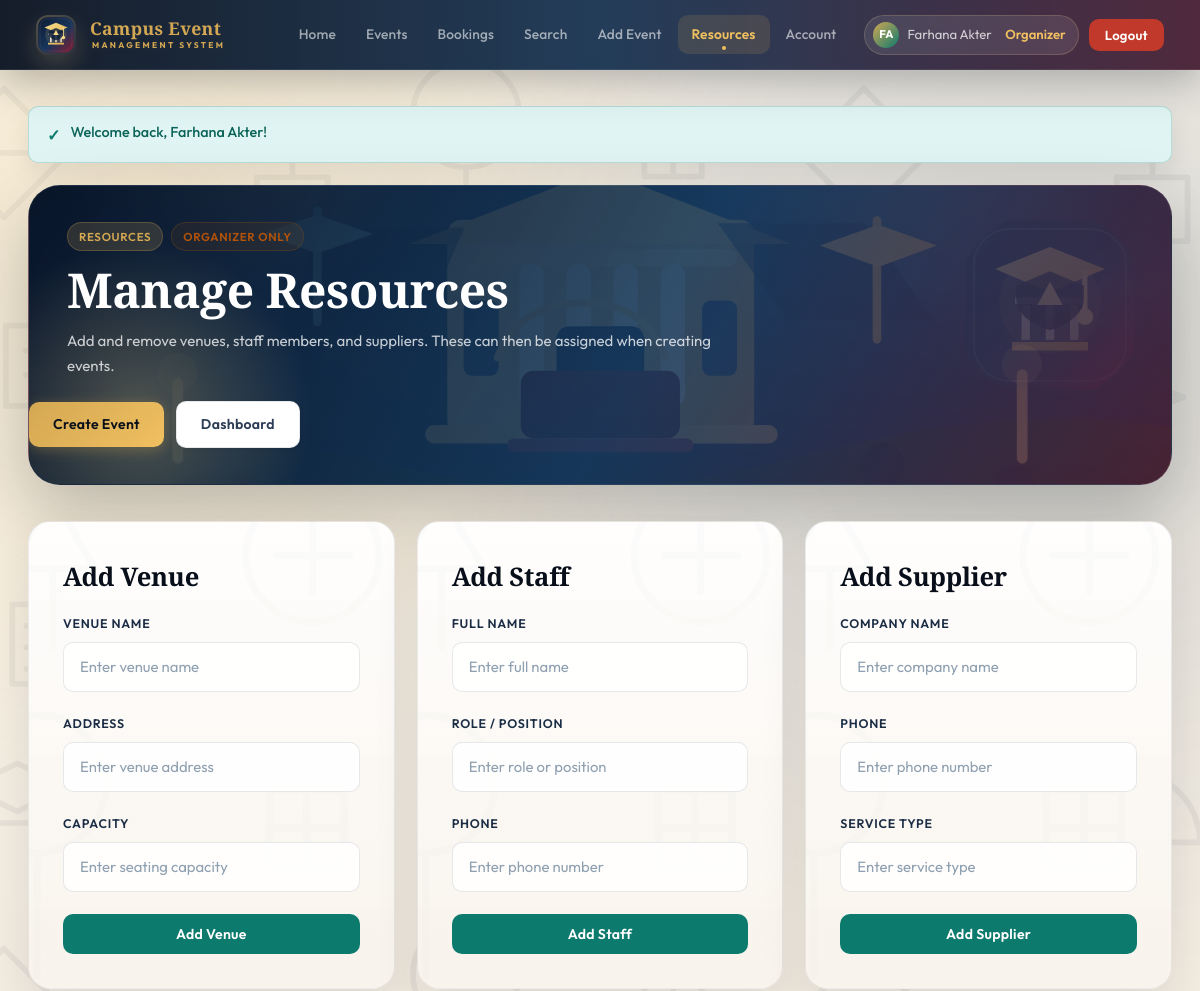
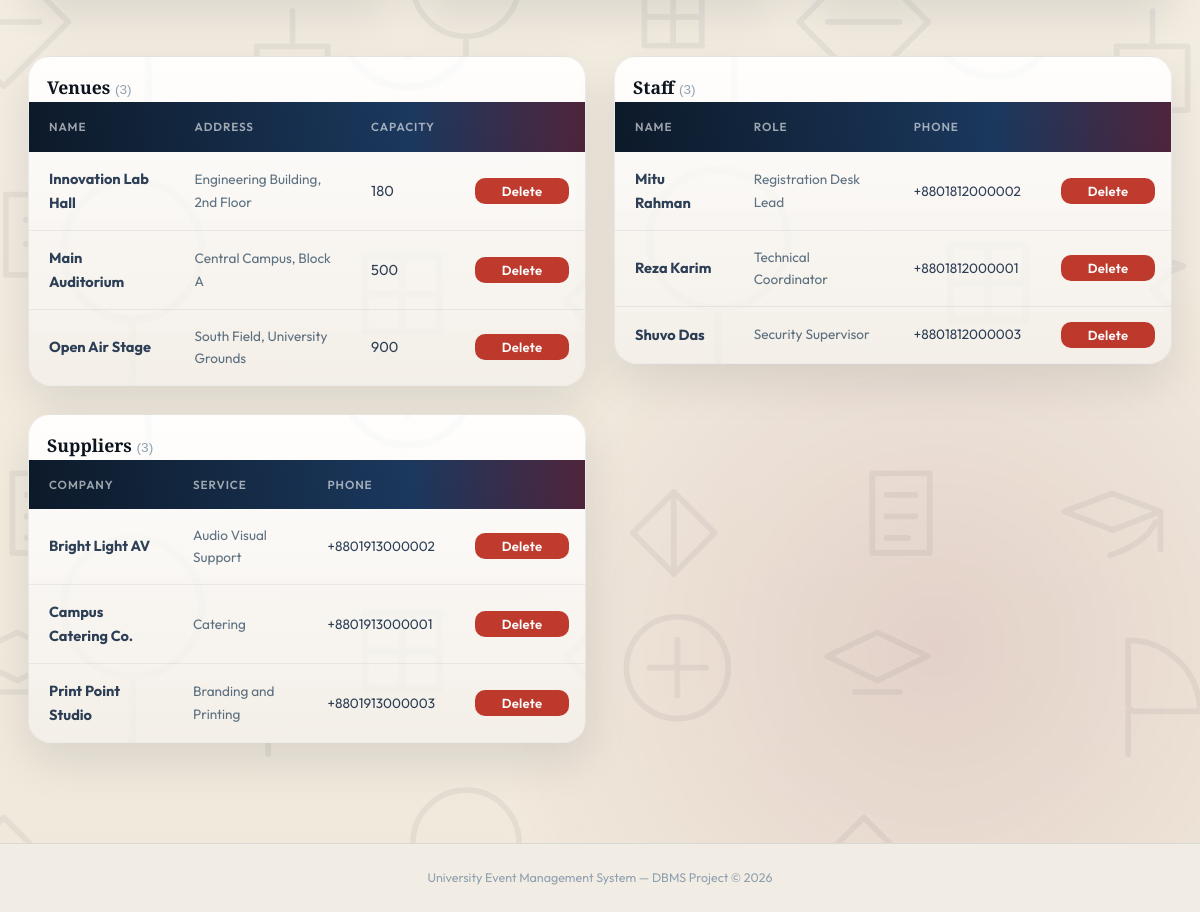
Page /manage_resources.php (signed in) on the committed database (2 pictures, top to bottom).
### tables this page shows
CREATE TABLE venues (
    venue_id INT AUTO_INCREMENT PRIMARY KEY,
    venue_name VARCHAR(120) NOT NULL,
    address VARCHAR(255) NOT NULL,
    capacity INT NOT NULL
);

CREATE TABLE staff (
    staff_id INT AUTO_INCREMENT PRIMARY KEY,
    name VARCHAR(100) NOT NULL,
    role VARCHAR(100) NOT NULL,
    phone VARCHAR(20) NOT NULL
);

CREATE TABLE suppliers (
    supplier_id INT AUTO_INCREMENT PRIMARY KEY,
    name VARCHAR(100) NOT NULL,
    phone VARCHAR(20) NOT NULL,
    service_type VARCHAR(120) NOT NULL
);

### config.php (called while the page is built, shortened)
<?php
function h($value)
{
    return htmlspecialchars((string) $value, ENT_QUOTES, 'UTF-8');
}

### manage_resources.php (the view, shortened to what this page needs)
<?php
require_once __DIR__ . '/partials.php';
$venues       = $conn->query('SELECT * FROM venues   ORDER BY venue_name ASC');
$staffMembers = $conn->query('SELECT * FROM staff    ORDER BY name ASC');
$suppliers    = $conn->query('SELECT * FROM suppliers ORDER BY name ASC');
?>
<section class="hero">
    <div class="pill-row">
        <span class="badge">Resources</span>
        <span class="badge warning">Organizer Only</span>
    </div>
    <h1>Manage Resources</h1>
    <p>Add and remove venues, staff members, and suppliers. These can then be assigned when creating events.</p>
    <div class="action-row">
        <a class="btn btn-gold" href="add_event.php">Create Event</a>
        <a class="btn btn-light" href="index.php">Dashboard</a>
    </div>
</section>
<div class="section-grid" style="grid-template-columns:repeat(auto-fit,minmax(280px,1fr));margin-bottom:32px;">
    <div class="panel">
        <h2 style="margin-bottom:16px;">Add Venue</h2>
        <form method="POST" class="stack">
            <div class="input-group">
                <label for="venue_name">Venue Name</label>
                <input id="venue_name" type="text" name="venue_name" placeholder="Enter venue name" required>
            </div>
            <div class="input-group">
                <label for="address">Address</label>
                <input id="address" type="text" name="address" placeholder="Enter venue address" required>
            </div>
            <div class="input-group">
                <label for="capacity">Capacity</label>
                <input id="capacity" type="number" name="capacity" min="1" placeholder="Enter seating capacity" required>
            </div>
            <button type="submit" class="btn btn-secondary">Add Venue</button>
        </form>
    </div>
    <div class="panel">
        <h2 style="margin-bottom:16px;">Add Staff</h2>
        <form method="POST" class="stack">
            <div class="input-group">
                <label for="staff_name">Full Name</label>
                <input id="staff_name" type="text" name="name" placeholder="Enter full name" required>
            </div>
            <div class="input-group">
                <label for="role_name">Role / Position</label>
                <input id="role_name" type="text" name="role_name" placeholder="Enter role or position" required>
            </div>
            <div class="input-group">
                <label for="staff_phone">Phone</label>
                <input id="staff_phone" type="text" name="phone" placeholder="Enter phone number" required>
            </div>
            <button type="submit" class="btn btn-secondary">Add Staff</button>
        </form>
    </div>
    <div class="panel">
        <h2 style="margin-bottom:16px;">Add Supplier</h2>
        <form method="POST" class="stack">
            <div class="input-group">
                <label for="supplier_name">Company Name</label>
                <input id="supplier_name" type="text" name="name" placeholder="Enter company name" required>
            </div>
            <div class="input-group">
                <label for="supplier_phone">Phone</label>
                <input id="supplier_phone" type="text" name="phone" placeholder="Enter phone number" required>
            </div>
            <div class="input-group">
                <label for="service_type">Service Type</label>
                <input id="service_type" type="text" name="service_type" placeholder="Enter service type" required>
            </div>
            <button type="submit" class="btn btn-secondary">Add Supplier</button>
        </form>
    </div>
</div>
<div class="resource-records">
    <div class="table-wrap resource-card">
        <div style="padding:16px 18px 0;display:flex;justify-content:space-between;align-items:center;">
            <h3>Venues <span style="font-family:'DM Sans',sans-serif;font-size:0.85rem;font-weight:400;color:var(--text-soft);">(<?php echo $venues->num_rows; ?>)</span></h3>
        </div>
        <table class="resource-table">
            <thead><tr><th>Name</th><th>Address</th><th>Capacity</th><th></th></tr></thead>
            <tbody>
            <?php if ($venues->num_rows > 0): while ($v = $venues->fetch_assoc()): ?>
            <tr>
                <td><strong><?php echo h($v['venue_name']); ?></strong></td>
                <td style="font-size:0.85rem;color:var(--text-muted);"><?php echo h($v['address']); ?></td>
                <td><?php echo h((string)$v['capacity']); ?></td>
                <td>
                    <form method="POST" class="inline-form" onsubmit="return confirm('Delete this venue?');">
                        <button type="submit" class="btn btn-danger" style="padding:5px 12px;font-size:0.82rem;">Delete</button>
                    </form>
                </td>
            </tr>
            <?php endwhile; else: ?>
            <tr><td colspan="4" style="text-align:center;color:var(--text-soft);padding:24px;">No venues yet</td></tr>
            <?php endif; ?>
            </tbody>
        </table>
    </div>
    <div class="table-wrap resource-card">
        <div style="padding:16px 18px 0;">
            <h3>Staff <span style="font-family:'DM Sans',sans-serif;font-size:0.85rem;font-weight:400;color:var(--text-soft);">(<?php echo $staffMembers->num_rows; ?>)</span></h3>
        </div>
        <table class="resource-table">
            <thead><tr><th>Name</th><th>Role</th><th>Phone</th><th></th></tr></thead>
            <tbody>
            <?php if ($staffMembers->num_rows > 0): while ($s = $staffMembers->fetch_assoc()): ?>
            <tr>
                <td><strong><?php echo h($s['name']); ?></strong></td>
                <td style="font-size:0.85rem;color:var(--text-muted);"><?php echo h($s['role']); ?></td>
                <td style="font-size:0.85rem;"><?php echo h($s['phone']); ?></td>
                <td>
                    <form method="POST" class="inline-form" onsubmit="return confirm('Delete this staff member?');">
                        <button type="submit" class="btn btn-danger" style="padding:5px 12px;font-size:0.82rem;">Delete</button>
                    </form>
                </td>
            </tr>
            <?php endwhile; else: ?>
            <tr><td colspan="4" style="text-align:center;color:var(--text-soft);padding:24px;">No staff yet</td></tr>
            <?php endif; ?>
            </tbody>
        </table>
    </div>
    <div class="table-wrap resource-card">
        <div style="padding:16px 18px 0;">
            <h3>Suppliers <span style="font-family:'DM Sans',sans-serif;font-size:0.85rem;font-weight:400;color:var(--text-soft);">(<?php echo $suppliers->num_rows; ?>)</span></h3>
        </div>
        <table class="resource-table">
            <thead><tr><th>Company</th><th>Service</th><th>Phone</th><th></th></tr></thead>
            <tbody>
            <?php if ($suppliers->num_rows > 0): while ($sp = $suppliers->fetch_assoc()): ?>
            <tr>
                <td><strong><?php echo h($sp['name']); ?></strong></td>
                <td style="font-size:0.85rem;color:var(--text-muted);"><?php echo h($sp['service_type']); ?></td>
                <td style="font-size:0.85rem;"><?php echo h($sp['phone']); ?></td>
                <td>
                    <form method="POST" class="inline-form" onsubmit="return confirm('Delete this supplier?');">
                        <button type="submit" class="btn btn-danger" style="padding:5px 12px;font-size:0.82rem;">Delete</button>
                    </form>
                </td>
            </tr>
            <?php endwhile; else: ?>
            <tr><td colspan="4" style="text-align:center;color:var(--text-soft);padding:24px;">No suppliers yet</td></tr>
            <?php endif; ?>
            </tbody>
        </table>
    </div>
</div>

### rows in the picture
venues: venue_name "Innovation Lab Hall", address "Engineering Building, 2nd Floor", capacity "180"
venues: venue_name "Main Auditorium", address "Central Campus, Block A", capacity "500"
venues: venue_name "Open Air Stage", address "South Field, University Grounds", capacity "900"
staff: name "Mitu Rahman", role "Registration Desk Lead", phone "+8801812000002"
staff: name "Reza Karim", role "Technical Coordinator", phone "+8801812000001"
staff: name "Shuvo Das", role "Security Supervisor", phone "+8801812000003"
suppliers: name "Bright Light AV", service_type "Audio Visual Support", phone "+8801913000002"
suppliers: name "Campus Catering Co.", service_type "Catering", phone "+8801913000001"
suppliers: name "Print Point Studio", service_type "Branding and Printing", phone "+8801913000003"

### other values in the picture
$label "Home Events Bookings Search Add Event Resources Account"
$initials "FA"
$_SESSION['customer_name'] "Farhana Akter"
current_role() "Organizer"
$flash['message'] "Welcome back, Farhana Akter!"
$venues->num_rows "3"
$staffMembers->num_rows "3"
$suppliers->num_rows "3"
app_full_name() "University Event Management System"
